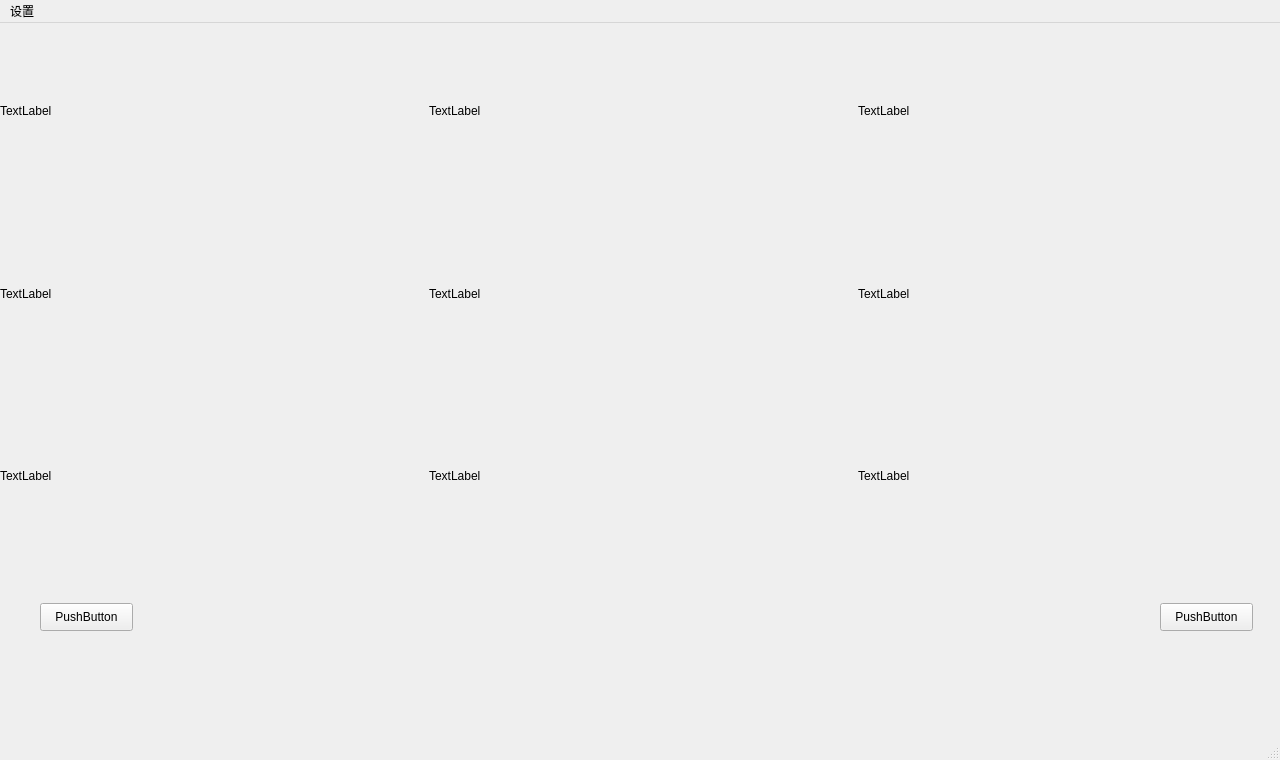
<?xml version="1.0" encoding="UTF-8"?>
<ui version="4.0">
 <class>MainWindow</class>
 <widget class="QMainWindow" name="MainWindow">
  <property name="geometry">
   <rect>
    <x>0</x>
    <y>0</y>
    <width>1280</width>
    <height>760</height>
   </rect>
  </property>
  <property name="windowTitle">
   <string>MainWindow</string>
  </property>
  <widget class="QWidget" name="centralwidget">
   <widget class="QPushButton" name="pushButton">
    <property name="geometry">
     <rect>
      <x>40</x>
      <y>580</y>
      <width>93</width>
      <height>28</height>
     </rect>
    </property>
    <property name="text">
     <string>PushButton</string>
    </property>
   </widget>
   <widget class="QPushButton" name="pushButton_2">
    <property name="geometry">
     <rect>
      <x>1160</x>
      <y>580</y>
      <width>93</width>
      <height>28</height>
     </rect>
    </property>
    <property name="text">
     <string>PushButton</string>
    </property>
   </widget>
   <widget class="QWidget" name="gridLayoutWidget">
    <property name="geometry">
     <rect>
      <x>0</x>
      <y>0</y>
      <width>1281</width>
      <height>541</height>
     </rect>
    </property>
    <layout class="QGridLayout" name="gridLayout_2">
     <item row="0" column="1">
      <widget class="QLabel" name="label_4">
       <property name="text">
        <string>TextLabel</string>
       </property>
      </widget>
     </item>
     <item row="2" column="0">
      <widget class="QLabel" name="label_3">
       <property name="text">
        <string>TextLabel</string>
       </property>
      </widget>
     </item>
     <item row="1" column="0">
      <widget class="QLabel" name="label_2">
       <property name="text">
        <string>TextLabel</string>
       </property>
      </widget>
     </item>
     <item row="0" column="0">
      <widget class="QLabel" name="label">
       <property name="text">
        <string>TextLabel</string>
       </property>
      </widget>
     </item>
     <item row="0" column="2">
      <widget class="QLabel" name="label_5">
       <property name="text">
        <string>TextLabel</string>
       </property>
      </widget>
     </item>
     <item row="1" column="1">
      <widget class="QLabel" name="label_6">
       <property name="text">
        <string>TextLabel</string>
       </property>
      </widget>
     </item>
     <item row="2" column="1">
      <widget class="QLabel" name="label_7">
       <property name="text">
        <string>TextLabel</string>
       </property>
      </widget>
     </item>
     <item row="2" column="2">
      <widget class="QLabel" name="label_8">
       <property name="text">
        <string>TextLabel</string>
       </property>
      </widget>
     </item>
     <item row="1" column="2">
      <widget class="QLabel" name="label_9">
       <property name="text">
        <string>TextLabel</string>
       </property>
      </widget>
     </item>
    </layout>
   </widget>
  </widget>
  <widget class="QMenuBar" name="menubar">
   <property name="geometry">
    <rect>
     <x>0</x>
     <y>0</y>
     <width>1280</width>
     <height>26</height>
    </rect>
   </property>
   <widget class="QMenu" name="menu">
    <property name="title">
     <string>设置</string>
    </property>
   </widget>
   <addaction name="menu"/>
  </widget>
  <widget class="QStatusBar" name="statusbar"/>
 </widget>
 <resources/>
 <connections/>
</ui>
